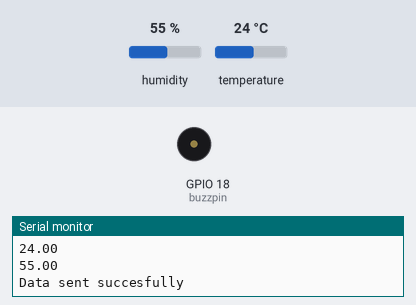
The sketch below on a simulated ESP32. Shown: buzzer (waves = sounding, pin HIGH), the last lines printed to the serial monitor. Inputs (shaded band) come from the test bench; at power-on: temperature 24 °C, humidity 55 %. WiFi joins after 1.5 s; servers stay silent unless stated.

Above: at 2.7 s.
2.8 s: temperature set to 39.5 °C
4.6 s: temperature set to 40.7 °C
At 6.6 s:
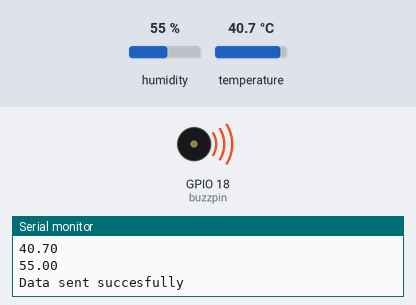
6.9 s: temperature set to 12 °C
At 9.2 s:
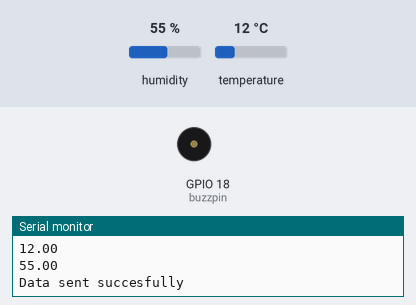
9.6 s: temperature set to 41 °C
At 11.4 s:
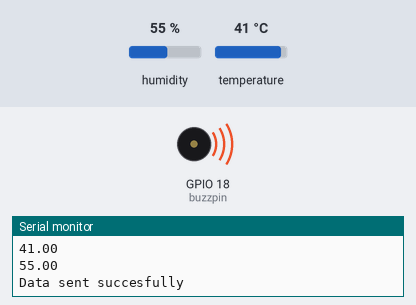
Timing chart, 0 to 12.9 s (numbered marks = the images above; inputs shaded):
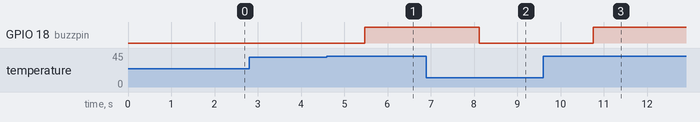

Measured:
- the behaviour switches between 39.9 and 40 °C on temperature (found by bisection; images 0 and 1)
- after the input at 4.6 s, GPIO 18 (buzzpin): LOW → HIGH after 0.87 s
- after the input at 6.9 s, GPIO 18 (buzzpin): HIGH → LOW after 1.2 s
- after the input at 9.6 s, GPIO 18 (buzzpin): LOW → HIGH after 1.2 s

The sketch:

sketch.ino
```cpp
# include <WiFi.h>
#include "DHTesp.h"
#include "ThingSpeak.h"

const int DHTpin=15;
const char* ssid="Wokwi-GUEST";
const char* pass="";
const int chno=2476755;
const char* apikey="Y76266JNWL5QBAOA";
const char* server="api.thingspeak.com";
const int buzzpin= 18;
DHTesp dhtSensor;
WiFiClient client;


void setup() {

  Serial.begin(115200);
  dhtSensor.setup(DHTpin, DHTesp::DHT22);
  WiFi.begin("Wokwi-GUEST","" );
  while (WiFi.status() != WL_CONNECTED){
    delay(500);
    Serial.println("WiFi not connected");

  }
  Serial.println("WiFi connected");
  Serial.println(WiFi.localIP());
  WiFi.mode(WIFI_STA);
  ThingSpeak.begin(client);
 pinMode(buzzpin,OUTPUT);
}

void loop() {
  TempAndHumidity data= dhtSensor.getTempAndHumidity();
  ThingSpeak.setField(1,data.temperature);
  ThingSpeak.setField(2,data.humidity);
  if (data.temperature>=40.00){
    Serial.println("Buzzer is on");
    digitalWrite(buzzpin,HIGH);
  }
  else{
    digitalWrite(buzzpin,LOW);
  }

  int status= ThingSpeak.writeFields(2476755,"Y76266JNWL5QBAOA");
  Serial.println(data.temperature);
  Serial.println(data.humidity);

  if(status==200){
    Serial.println("Data sent succesfully");
  }
  else{
    Serial.println("Error");
  }
  delay(1000);

  // put your main code here, to run repeatedly:
  delay(10); // this speeds up the simulation
}
```
